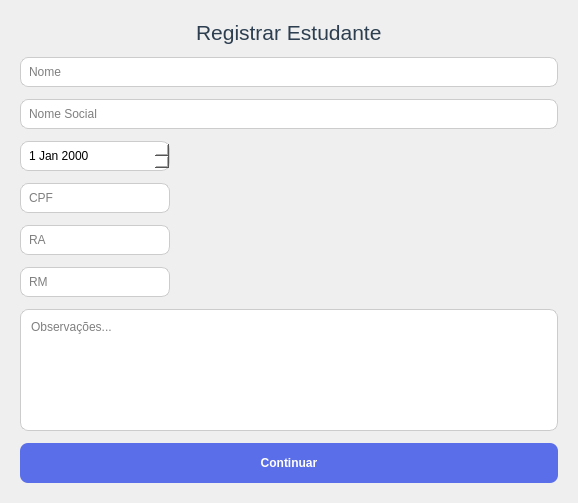
<?xml version="1.0" encoding="UTF-8"?>
<ui version="4.0">
 <class>RegistrarEstudante</class>
 <widget class="QWidget" name="RegistrarEstudante">
  <property name="geometry">
   <rect>
    <x>0</x>
    <y>0</y>
    <width>578</width>
    <height>503</height>
   </rect>
  </property>
  <property name="windowTitle">
   <string>Registrar Estudante</string>
  </property>
  <property name="windowIcon">
   <iconset>
    <normaloff>imagens/68045.png</normaloff>imagens/68045.png</iconset>
  </property>
  <property name="styleSheet">
   <string notr="true">QLabel{
 font-family: &quot;Segoe UI&quot;, &quot;Arial&quot;, sans-serif;
    font-size: 16px;
    font-weight: 500;   
    color: #2c3e50;
}
QLineEdit, QTextEdit {
    border: 1px solid #ccc;
    border-radius: 8px;
    padding: 6px;
    background: white;
}
QDateEdit {
	border: 1px solid #ccc;
    border-radius: 8px;
    padding: 6px;
    background: white;
}

QLineEdit:focus, QDateTimeEdit:focus {
    border: 2px solid #5B6EE9;
}
QPushButton {
	font: bold;
    background-color: #5B6EE9;
    color: white;
    border-radius: 8px;
    padding: 6px 12px;
}

QPushButton {
    background-color: #5B6EE9;
    color: white;
    border-radius: 8px;
    padding: 6px 12px;
}
QPushButton:hover {
    background-color: #4a5ed8; 
}

QPushButton:pressed {
    background-color: #3f50c7;  
}
</string>
  </property>
  <layout class="QHBoxLayout" name="horizontalLayout">
   <item>
    <widget class="QWidget" name="widget_2" native="true">
     <layout class="QVBoxLayout" name="verticalLayout">
      <property name="spacing">
       <number>12</number>
      </property>
      <item>
       <layout class="QHBoxLayout" name="horizontalLayout_2">
        <property name="spacing">
         <number>6</number>
        </property>
        <item alignment="Qt::AlignHCenter">
         <widget class="QLabel" name="label">
          <property name="text">
           <string>&lt;html&gt;&lt;head/&gt;&lt;body&gt;&lt;p&gt;&lt;span style=&quot; font-size:16pt; font-weight:400;&quot;&gt;Registrar Estudante&lt;/span&gt;&lt;/p&gt;&lt;/body&gt;&lt;/html&gt;</string>
          </property>
         </widget>
        </item>
       </layout>
      </item>
      <item>
       <spacer name="verticalSpacer">
        <property name="orientation">
         <enum>Qt::Vertical</enum>
        </property>
        <property name="sizeHint" stdset="0">
         <size>
          <width>20</width>
          <height>40</height>
         </size>
        </property>
       </spacer>
      </item>
      <item>
       <spacer name="verticalSpacer_2">
        <property name="orientation">
         <enum>Qt::Vertical</enum>
        </property>
        <property name="sizeHint" stdset="0">
         <size>
          <width>20</width>
          <height>40</height>
         </size>
        </property>
       </spacer>
      </item>
      <item>
       <widget class="QLineEdit" name="nome">
        <property name="text">
         <string/>
        </property>
        <property name="placeholderText">
         <string>Nome</string>
        </property>
       </widget>
      </item>
      <item>
       <widget class="QLineEdit" name="nome_social">
        <property name="text">
         <string/>
        </property>
        <property name="placeholderText">
         <string>Nome Social</string>
        </property>
       </widget>
      </item>
      <item>
       <widget class="QDateEdit" name="data_nasc">
        <property name="maximumSize">
         <size>
          <width>150</width>
          <height>16777215</height>
         </size>
        </property>
       </widget>
      </item>
      <item>
       <widget class="QLineEdit" name="cpf">
        <property name="maximumSize">
         <size>
          <width>150</width>
          <height>16777215</height>
         </size>
        </property>
        <property name="text">
         <string/>
        </property>
        <property name="placeholderText">
         <string>CPF</string>
        </property>
       </widget>
      </item>
      <item>
       <widget class="QLineEdit" name="ra">
        <property name="maximumSize">
         <size>
          <width>150</width>
          <height>16777215</height>
         </size>
        </property>
        <property name="text">
         <string/>
        </property>
        <property name="placeholderText">
         <string>RA</string>
        </property>
       </widget>
      </item>
      <item>
       <widget class="QLineEdit" name="rm">
        <property name="maximumSize">
         <size>
          <width>150</width>
          <height>16777215</height>
         </size>
        </property>
        <property name="text">
         <string/>
        </property>
        <property name="placeholderText">
         <string>RM</string>
        </property>
       </widget>
      </item>
      <item>
       <widget class="QTextEdit" name="textEdit">
        <property name="minimumSize">
         <size>
          <width>0</width>
          <height>60</height>
         </size>
        </property>
        <property name="maximumSize">
         <size>
          <width>16777215</width>
          <height>16777215</height>
         </size>
        </property>
        <property name="placeholderText">
         <string>Observações...</string>
        </property>
       </widget>
      </item>
      <item>
       <widget class="QPushButton" name="btn_continuar">
        <property name="minimumSize">
         <size>
          <width>0</width>
          <height>40</height>
         </size>
        </property>
        <property name="text">
         <string>Continuar</string>
        </property>
       </widget>
      </item>
     </layout>
    </widget>
   </item>
  </layout>
 </widget>
 <resources/>
 <connections/>
</ui>
